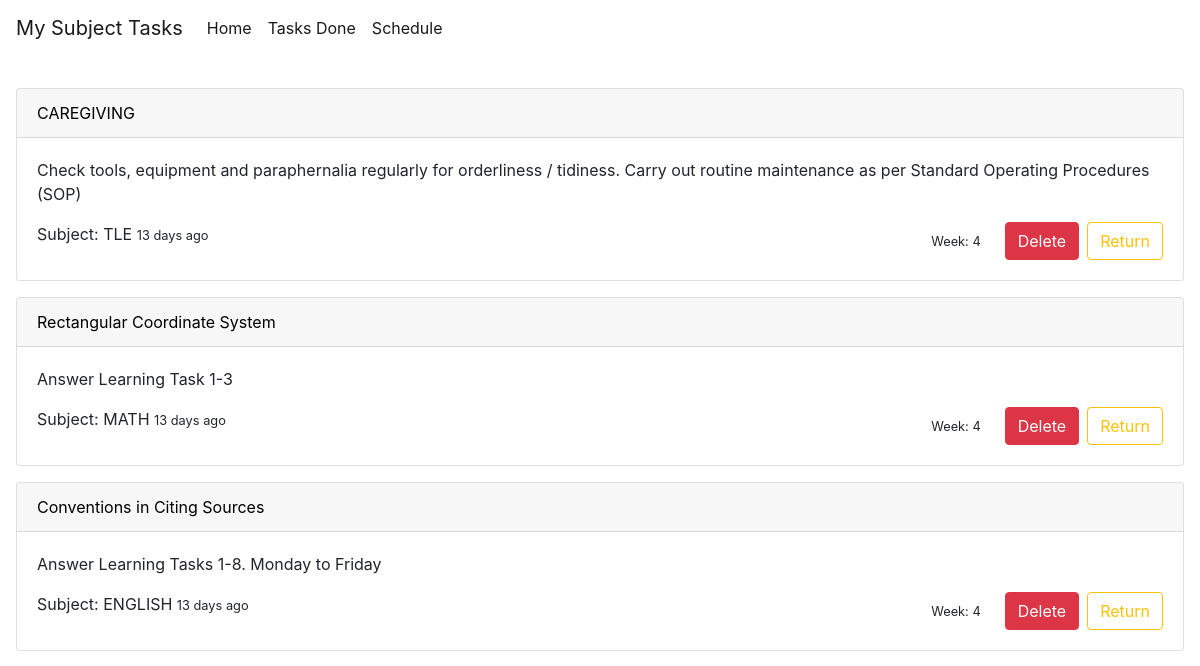
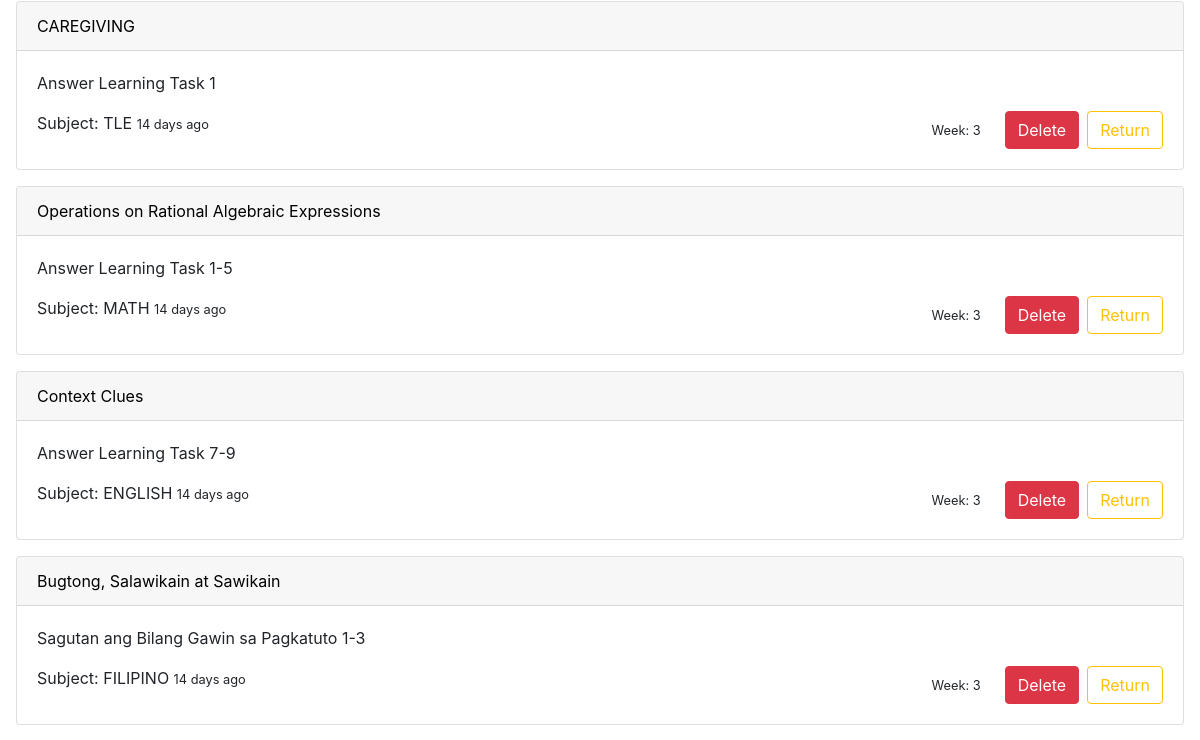
The page /tasks_done (upper part) on the database as committed earlier (2 pictures, top to bottom).
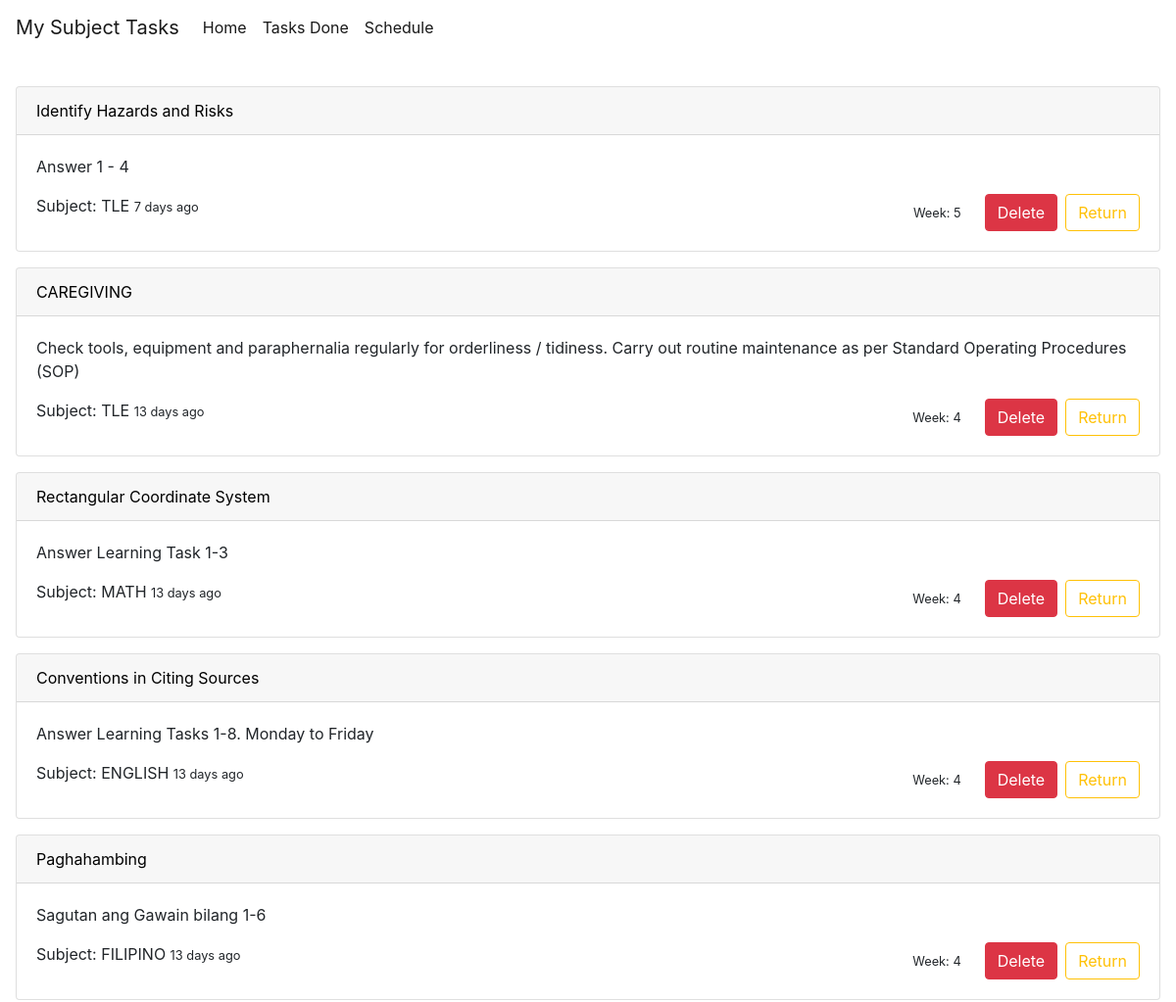
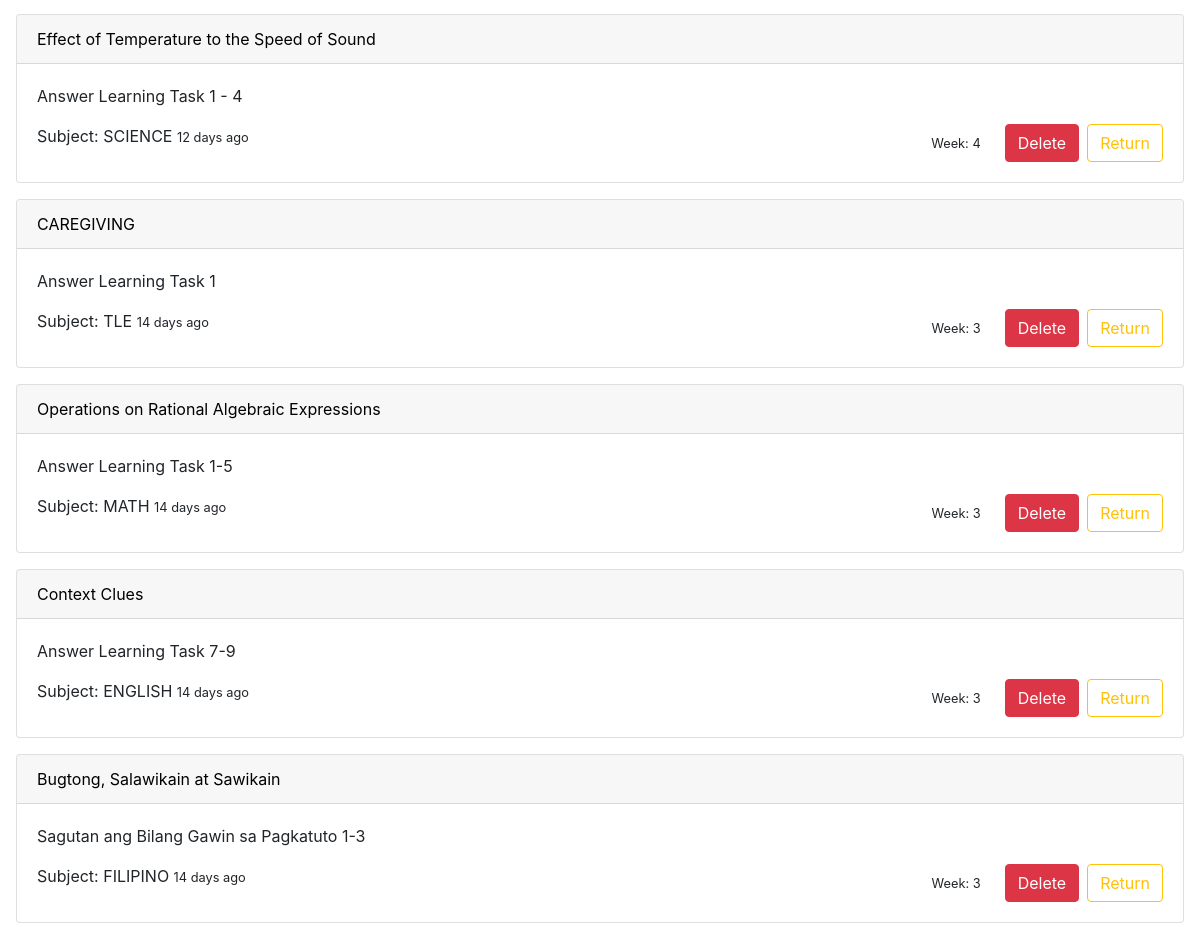
The same page on the database as committed later (2 pictures, top to bottom).
### main/models.py (models this page shows, shortened)
class Task(models.Model):
	title = models.CharField(max_length=200)
	desc = RichTextField(blank=True, null=True)
	summary = RichTextField(blank=True, null=True)
	archived = models.BooleanField(default=False)
	subject = models.CharField(choices=SUBJECTS, max_length=50, default='TLE')
	week_num = models.IntegerField()
	created = models.DateTimeField(editable=False)
	modified = models.DateTimeField()
	def x_ago(self):
		diff = timezone.now() - self.created
		return x_ago_helper(diff)

### main/views.py (the view)
# urls.py: path('tasks_done', tasks_done, name="tasks_done"),
def tasks_done(request):
	task = Task.objects.filter(archived=True).order_by('-week_num')
	context = {'task': task}
	return render(request, 'done_tasks.html', context)

### main/models.py (called while the page is built, shortened)
def x_ago_helper(diff):
	if diff.days > 0:
		return f'{diff.days} days ago'

### templates/done_tasks.html (shortened to what this page needs)
{% extends 'base.html' %}
{% load static %}
{% block content %}
	<div class="p-3">
		{% if task %}
			{% for tasks in task %}
				<div class="card mt-3">
					<a href="task/{{tasks.id}}" style="color: black;">
						<div class="card-header">
							{{tasks.title}}
						</div>
					</a>
					<div class="card-body">
						<p>{{tasks.summary}}</p>
						Subject: {{tasks.subject}}
						<a href="{% url 'return_task' tasks.id %}">
							<button style="float: right;" class="btn btn-outline-warning">Return</button>
						</a>
						<a href="{% url 'delete_task' tasks.id %}">
							<button style="float: right;" class="btn btn-danger btn-md my-0 p mr-2">Delete</button>
						</a>
						<small style="float: right; margin-top: 10px;" class="mr-4">Week: {{tasks.week_num}}</small>
						<small>{{tasks.x_ago}}</small>
					</div>
				</div>
			{% endfor %}
		{% endif %}
	</div>
{% endblock %}

Rows that differ between the two databases and show on the page:
added Task: title "Identify Hazards and Risks", summary "Answer 1 - 4", subject "TLE", week_num "5", x_ago "7 days ago"
now on this page (row edited): Task: title "Paghahambing", summary "Sagutan ang Gawain bilang 1-6", subject "FILIPINO", week_num "4", x_ago "13 days ago"
now on this page (row edited): Task: title "Effect of Temperature to the Speed of Sound", summary "Answer Learning Task 1 - 4", subject "SCIENCE", week_num "4", x_ago "12 days ago"
